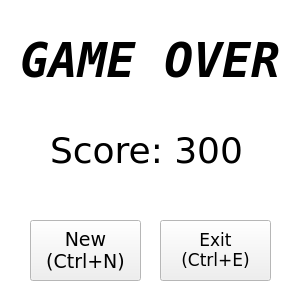
<?xml version="1.0" encoding="UTF-8"?>
<ui version="4.0">
 <class>Dialog</class>
 <widget class="QDialog" name="Dialog">
  <property name="windowModality">
   <enum>Qt::ApplicationModal</enum>
  </property>
  <property name="geometry">
   <rect>
    <x>0</x>
    <y>0</y>
    <width>300</width>
    <height>300</height>
   </rect>
  </property>
  <property name="minimumSize">
   <size>
    <width>300</width>
    <height>300</height>
   </size>
  </property>
  <property name="maximumSize">
   <size>
    <width>300</width>
    <height>300</height>
   </size>
  </property>
  <property name="palette">
   <palette>
    <active>
     <colorrole role="Base">
      <brush brushstyle="SolidPattern">
       <color alpha="255">
        <red>255</red>
        <green>255</green>
        <blue>255</blue>
       </color>
      </brush>
     </colorrole>
     <colorrole role="Window">
      <brush brushstyle="SolidPattern">
       <color alpha="255">
        <red>255</red>
        <green>255</green>
        <blue>255</blue>
       </color>
      </brush>
     </colorrole>
    </active>
    <inactive>
     <colorrole role="Base">
      <brush brushstyle="SolidPattern">
       <color alpha="255">
        <red>255</red>
        <green>255</green>
        <blue>255</blue>
       </color>
      </brush>
     </colorrole>
     <colorrole role="Window">
      <brush brushstyle="SolidPattern">
       <color alpha="255">
        <red>255</red>
        <green>255</green>
        <blue>255</blue>
       </color>
      </brush>
     </colorrole>
    </inactive>
    <disabled>
     <colorrole role="Base">
      <brush brushstyle="SolidPattern">
       <color alpha="255">
        <red>255</red>
        <green>255</green>
        <blue>255</blue>
       </color>
      </brush>
     </colorrole>
     <colorrole role="Window">
      <brush brushstyle="SolidPattern">
       <color alpha="255">
        <red>255</red>
        <green>255</green>
        <blue>255</blue>
       </color>
      </brush>
     </colorrole>
    </disabled>
   </palette>
  </property>
  <property name="windowTitle">
   <string>GAME OVER</string>
  </property>
  <property name="modal">
   <bool>true</bool>
  </property>
  <widget class="QLabel" name="label">
   <property name="geometry">
    <rect>
     <x>20</x>
     <y>0</y>
     <width>261</width>
     <height>121</height>
    </rect>
   </property>
   <property name="font">
    <font>
     <family>DejaVu Sans Mono</family>
     <pointsize>36</pointsize>
     <weight>75</weight>
     <italic>true</italic>
     <bold>true</bold>
    </font>
   </property>
   <property name="text">
    <string>GAME OVER</string>
   </property>
  </widget>
  <widget class="QPushButton" name="new_2">
   <property name="geometry">
    <rect>
     <x>30</x>
     <y>220</y>
     <width>111</width>
     <height>61</height>
    </rect>
   </property>
   <property name="font">
    <font>
     <family>DejaVu Sans</family>
     <pointsize>14</pointsize>
    </font>
   </property>
   <property name="focusPolicy">
    <enum>Qt::NoFocus</enum>
   </property>
   <property name="text">
    <string>New
(Ctrl+N)</string>
   </property>
  </widget>
  <widget class="QPushButton" name="exit">
   <property name="geometry">
    <rect>
     <x>160</x>
     <y>220</y>
     <width>111</width>
     <height>61</height>
    </rect>
   </property>
   <property name="font">
    <font>
     <family>DejaVu Sans</family>
     <pointsize>13</pointsize>
    </font>
   </property>
   <property name="focusPolicy">
    <enum>Qt::NoFocus</enum>
   </property>
   <property name="text">
    <string>Exit
(Ctrl+E)</string>
   </property>
  </widget>
  <widget class="QLabel" name="score_label">
   <property name="geometry">
    <rect>
     <x>50</x>
     <y>110</y>
     <width>201</width>
     <height>81</height>
    </rect>
   </property>
   <property name="sizePolicy">
    <sizepolicy hsizetype="Preferred" vsizetype="Preferred">
     <horstretch>0</horstretch>
     <verstretch>0</verstretch>
    </sizepolicy>
   </property>
   <property name="font">
    <font>
     <family>DejaVu Sans</family>
     <pointsize>27</pointsize>
    </font>
   </property>
   <property name="text">
    <string>Score: 300</string>
   </property>
  </widget>
 </widget>
 <tabstops>
  <tabstop>new_2</tabstop>
  <tabstop>exit</tabstop>
 </tabstops>
 <resources/>
 <connections/>
</ui>
